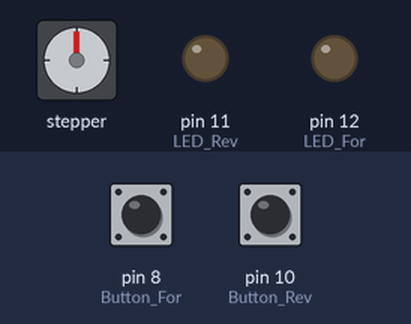
A sketch run on a simulated Arduino Uno, built with avr-gcc and run on an emulated ATmega328P. On the bench: stepper motor, output pins drawn as LEDs (lit = HIGH). Inputs (shaded band) come from the test bench; at power-on: pin 8 (Button_For) LOW, pin 10 (Button_Rev) LOW. Stepper angles assume 2038 steps per turn.

Above: at 1.2 s.
1.3 s: pin 8 (Button_For) pulled HIGH for 0.15 s
At 3.3 s:
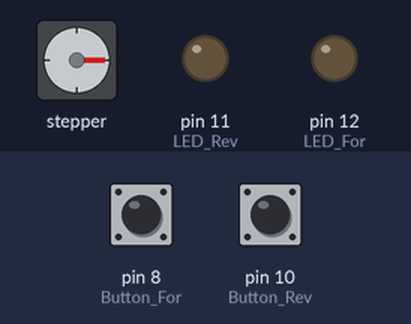
4.3 s: pin 10 (Button_Rev) pulled HIGH for 3.2 s
At 4.75 s:
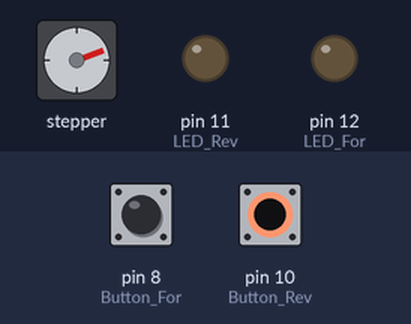
9.0 s: pin 10 (Button_Rev) pulled HIGH for 0.15 s
At 11.3 s:
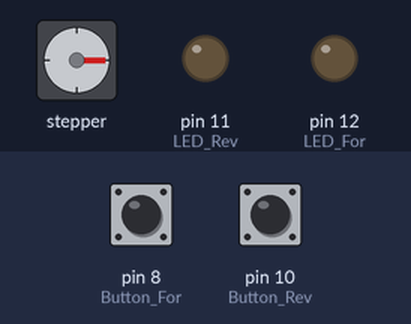
12.0 s: pin 8 (Button_For) pulled HIGH for 3.2 s
At 12.45 s:
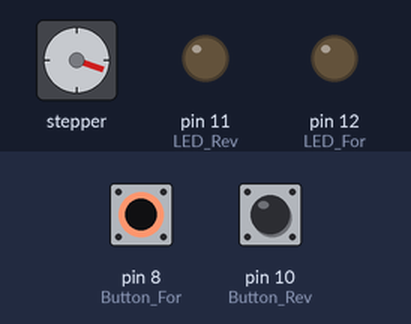
16.7 s: pin 10 (Button_Rev) pulled HIGH for 1 s
At 19.4 s:
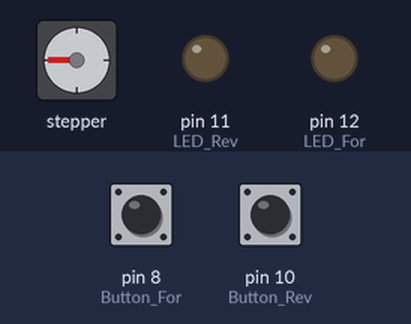
19.7 s: pin 10 (Button_Rev) pulled HIGH for 0.15 s
At 22.6 s:
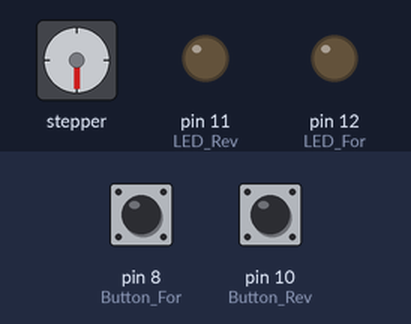
Timing chart, 0 to 23.7 s (numbered marks = the images above; inputs shaded):
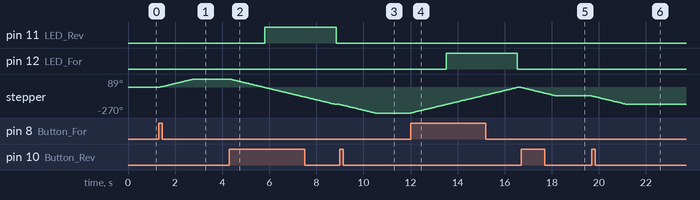

Measured:
- after the input at 1.3 s, stepper: turns 89° clockwise in 1.5 s, starting at once
- after the input at 4.3 s, pin 11 (LED_Rev): LOW → HIGH after 1.5 s, → LOW 3.0 s later; stepper: keeps turning counter-clockwise at about 60°/s, starting at once
- after the input at 9.0 s, stepper: turns 90° counter-clockwise in 1.5 s, starting at once
- after the input at 12.0 s, pin 12 (LED_For): LOW → HIGH after 1.5 s, → LOW 3.0 s later; stepper: keeps turning clockwise at about 60°/s, starting at once
- after the input at 16.7 s, stepper: turns 90° counter-clockwise in 1.5 s, starting at once
- after the input at 19.7 s, stepper: turns 90° counter-clockwise in 1.5 s, starting at once

The sketch:

SingleAxisCNC.ino
```cpp
#include <Stepper.h>

// the number of the pushbutton pin  and  corresponding LEDs//
int Button_For = 8;
int LED_For = 12;
int Button_Rev = 10;
int LED_Rev = 11;


// variable for reading the pushbutton status //
int Forward_State = 0;
int Reverse_State = 0;
int MoveSize = 30;

// Create Stepper Motor Class //
Stepper Motor(2038, 4, 6, 5, 7);


void setup() {
  // Initialize Button Input  and LED output//
  pinMode(Button_Rev, INPUT);
  pinMode(Button_For, INPUT);
  pinMode(LED_For, OUTPUT);
  pinMode(LED_Rev, OUTPUT);

  // Initialize Stepper Motors //
  Motor.setSpeed(10);
}

void loop() {
  // read the state of the pushbutton value: //
  Forward_State = digitalRead(Button_For);
  Reverse_State = digitalRead(Button_Rev);
  // check if the pushbutton is pressed. //
  // if it is, the buttonState is HIGH: //

//IF FORWARD BUTTON IS PRESSED MOVE "x" STEPS//
//AND TURN ON PROPER LED//
  if (Forward_State == HIGH) {
    Motor.step(509.5);
    digitalWrite(LED_For, HIGH);
  }
  else {
  //SHUT OFF LED//
    digitalWrite(LED_For, LOW);
  }

//IF REVERSE BUTTON IS PRESSED MOVE "x" STEPS//
//AND TURN ON PROPER LED//
  if (Reverse_State == HIGH) {
    Motor.step(-509.5);
    digitalWrite(LED_Rev, HIGH);
  }
  else {
  //SHUT OFF LED//
    digitalWrite(LED_Rev, LOW);
  }
}
```
